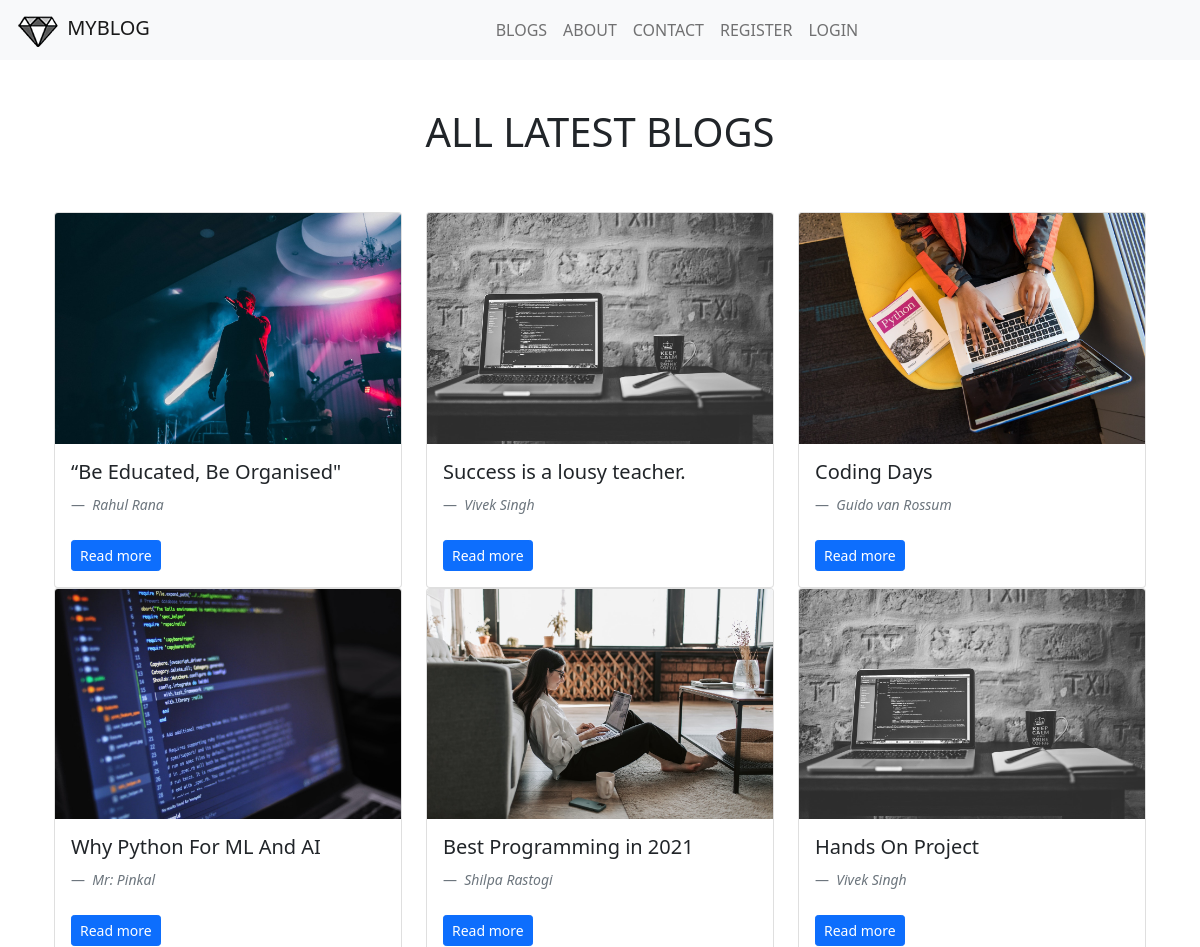
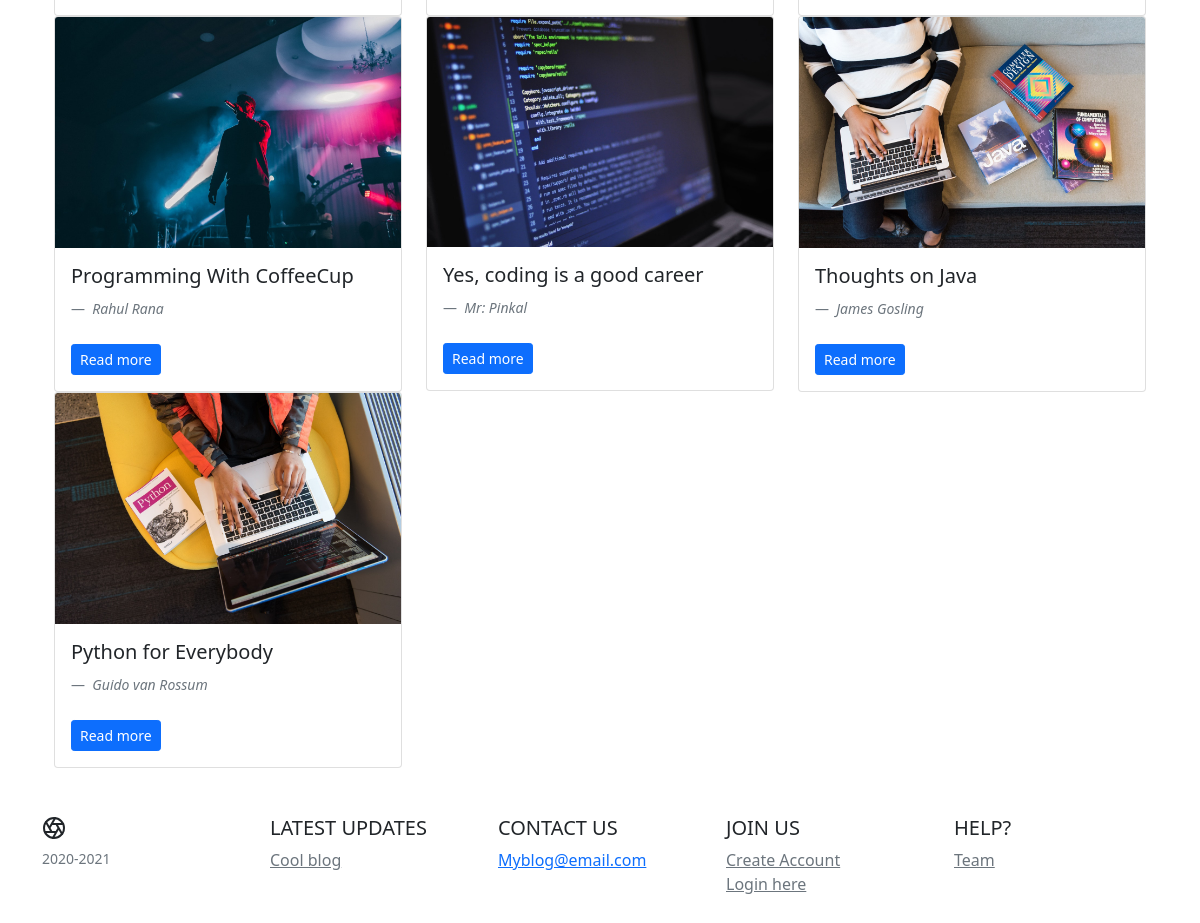
The page /blog/blog/ on the database its author committed (2 pictures, top to bottom).
### blog/models.py (models this page shows, shortened)
class Blog(models.Model):
    title = models.CharField(max_length = 120)
    author = models.ForeignKey(Author,on_delete=models.CASCADE)
    desc = models.TextField()
    date = models.DateTimeField(default=datetime.now(), blank=True)

class Author(models.Model):
    name = models.CharField(max_length = 120)
    display_pic = models.ImageField(upload_to="images")
    def __str__(self):
        return self.name

### blog/views.py (the view)
# urls.py: path('blog/',views.blogs,name='blog'),
def blogs(request):
    blog = Blog.objects.order_by('-id')
    context = {'blogs':blog}
    return render(request,'blog/blogs.html',context)

### templates/blog/blogs.html (shortened to what this page needs)
{% extends 'base.html' %}
{% load static %}
{% block body %}
<div class="container ">
    <br>
    <br>
    <div class="text-center">
        <h1>
            ALL LATEST BLOGS
        </h1>
    </div>
    <br>
    <br>
    <div class="row mx-auto">
      {% for blog in blogs %}
        <div class="col-4">
            <div class="card">
                <img src="{{blog.author.display_pic.url}}" class="card-img-top" alt="...">
                <div class="card-body">
                  <h5 class="card-title">{{blog.title}}</h5>
                  <small class="blockquote-footer"> <i>{{blog.author}}</i></small>
                  <br>
                  <br>
                <a type="button" href="{% url 'blog_details' blog.id %}" class="btn btn-primary btn-sm">Read more</a>
                </div>
             </div>
         </div>
         {% endfor %}
      </div>
</div>
{% endblock %}

### templates/base.html (shortened to what this page needs)
{% load static %}
<!doctype html>
<html lang="en">
  <head>
     <link rel="stylesheet" href="{% static 'css/bootstrap.min.css' %}">
  </head>
  <body>
    <nav class="navbar navbar-expand-lg navbar-light bg-light">
      <div class="container-fluid">
        <a class="navbar-brand" href="{% url 'home' %}"> <img src="{% static 'images/ok.png' %}" alt=""> MYBLOG  </a>
        <div class="collapse navbar-collapse" id="navbarSupportedContent">
          <ul class="navbar-nav mx-auto">
            <li class="nav-item">
              <a class="nav-link " aria-current="page" href="{% url 'blog' %}">BLOGS</a>
            </li>
            <li class="nav-item">
              <a class="nav-link " aria-current="page" href="{% url 'about' %}">ABOUT</a>
              <li class="nav-item">
                <a class="nav-link " aria-current="page" href="{% url 'contact' %}">CONTACT</a>
              </li>
            </li>
            {% if user.is_authenticated %}
            <li class="nav-item " >
              <p class="nav-link text-uppercase active" >hello, &nbsp;{{user.first_name}} </p>
            </li>
            <li class="nav-item ">
              <a class="nav-link" href="{% url 'logout' %}"> LOGOUT</a>
              </li>
             {% else %}
            <li class="nav-item">
              <a class="nav-link " aria-current="page" href="{% url 'register' %}">REGISTER</a>
            </li>
            <li class="nav-item">
              <a class="nav-link " aria-current="page" href="{% url 'login' %}">LOGIN</a>
            </li>
            {% endif %}
          </ul>
        </div>
      </div>
    </nav>
 {% block body %}
  {% endblock %}
   <footer class="container py-5">
    <div class="row">
      <div class="col-12 col-md">
        <small class="d-block mb-3 text-muted"> 2020-2021</small>
      </div>
      <div class="col-6 col-md">
        <h5>LATEST UPDATES</h5>
        <ul class="list-unstyled text-small">
          <li><a class="link-secondary" href="{% url 'blog' %}">Cool blog</a></li>
        </ul>
      </div>
      <div class="col-6 col-md">
        <h5>CONTACT US</h5>
        <ul class="list-unstyled text-small">
          <li><a href="">Myblog@email.com</a></li>
        </ul>
      </div>
      <div class="col-6 col-md">
        <h5>JOIN US</h5>
        <ul class="list-unstyled text-small">
          {% if user.is_authenticated %}
          <li><p class="nav-link text-uppercase active" >hello, &nbsp;{{user.first_name}} </p></li>
          <li><a class="nav-link" href="{% url 'logout' %}"> LOGOUT</a></li>
          {% else %}
          <li><a class="link-secondary" href="{% url 'register' %}">Create Account</a></li>
          <li><a class="link-secondary" href="{% url 'login' %}">Login here</a></li>
          {% endif %}
      </div>
      <div class="col-6 col-md">
        <h5>HELP?</h5>
        <ul class="list-unstyled text-small">
          <li><a class="link-secondary" href="#">Team</a></li>
        </ul>
      </div>
    </div>
  </footer>
</body>
  </body>
</html>

### rows shown on the page
Blog: author.display_pic (picture), title "“Be Educated, Be Organised\"", author "Rahul Rana"
Blog: author.display_pic (picture), title "Success is a lousy teacher.", author "Vivek Singh"
Blog: author.display_pic (picture), title "Coding Days", author "Guido van Rossum"
Blog: author.display_pic (picture), title "Why Python For ML And AI", author "Mr: Pinkal"
Blog: author.display_pic (picture), title "Best Programming in 2021", author "Shilpa Rastogi"
Blog: author.display_pic (picture), title "Hands On Project", author "Vivek Singh"
Blog: author.display_pic (picture), title "Programming With CoffeeCup", author "Rahul Rana"
Blog: author.display_pic (picture), title "Yes, coding is a good career", author "Mr: Pinkal"
Blog: author.display_pic (picture), title "Thoughts on Java", author "James Gosling"
Blog: author.display_pic (picture), title "Python for Everybody", author "Guido van Rossum"
